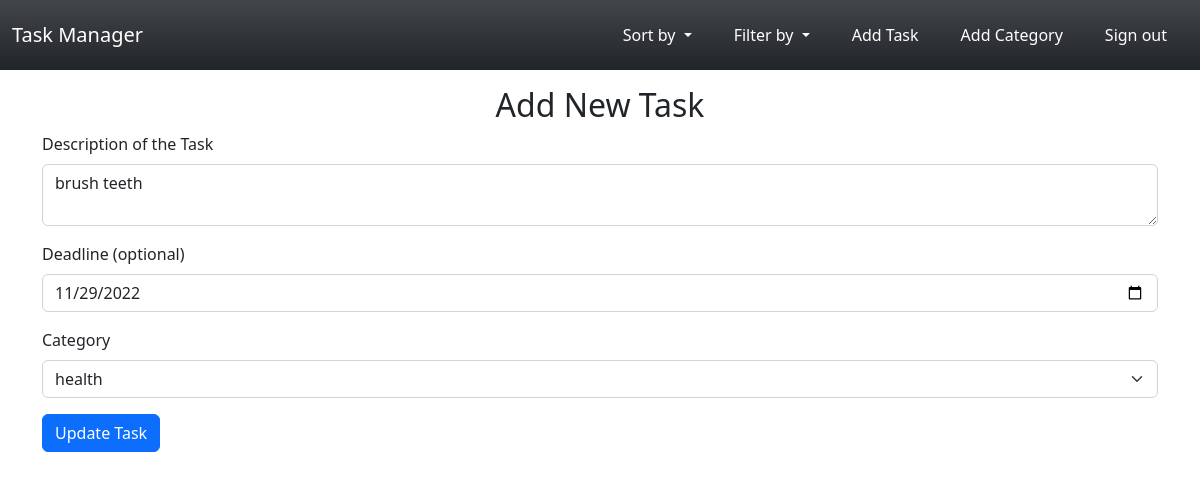
Page /update-task/17 (signed in) on the committed database.
### todo/models.py (models this page shows)
class ToDo(db.Model):
    id = db.Column(db.Integer, primary_key=True)
    description = db.Column(db.String(500))
    is_completed = db.Column(db.Boolean, default=False)
    create_date = db.Column(db.Date, default=datetime.date.today())
    deadline = db.Column(db.Date)
    category_id = db.Column(db.Integer, db.ForeignKey("category.id"))
    user_id = db.Column(db.Integer, db.ForeignKey("user.id"))

### todo/routes.py (the view)
@login_required
@app.route("/update-task/<int:task_id>", methods=["GET", "POST"])
def update_task(task_id):
    task = db.session.query(ToDo).get(task_id)
    form = CreateTaskForm()
    form.category.choices = get_categories(task.category)
    if request.method == "POST":
        if form.validate_on_submit():
            form.populate_obj(task)
            db.session.commit()
            flash("Task Updated!", "success")
        return redirect(url_for("home"))
    form.deadline.data = task.deadline
    form.category.data = task.category
    form.description.data = task.description
    return render_template("edit_task.html",
                           task_form=form,
                           task_id=task_id)

### todo/forms.py (shortened to what this page needs)
class CreateTaskForm(FlaskForm):
    description = TextAreaField("Description of the Task",
                                validators=[DataRequired()])
    category = SelectField("Category", choices=get_categories(),
                           coerce=int)
    deadline = DateField("Deadline (optional)", validators=[Optional()])
    submit = SubmitField("Create Task")

### todo/forms.py (called while the page is built)
def get_categories(current=None):
    try:
        if current:
            choices = [(category.id, category.name)
                       for category in current_user.categories
                       if category.id != current.id]
            choices = [(current.id, current.name)] + choices
        else:
            choices = [(category.id, category.name)
                       for category in current_user.categories]
        choices.append((0, ""))
        return choices
    except AttributeError:
        return 0, ""

### todo/routes.py (called while the page is built)
@login_manager.user_loader
def load_user(user_id):
    user = User.query.get(user_id)
    return user

### todo/templates/edit_task.html (shortened to what this page needs)
{% extends "index.html" %}
{% block content %}
<div class="container mt-3">
    <div class="container text-center">
        <h2>Add New Task</h2>
    </div>
    <form method="POST" action="{{ url_for('update_task', task_id=task_id) }}">
        <div class="mb-3">
            {{ task_form.description.label(class="form-label") }}
            {{ task_form.description(size=20, class="form-control") }}
        </div>
        <div class="mb-3">
            {{ task_form.deadline.label(class="form-label") }}
            {{ task_form.deadline(class="form-control") }}
        </div>
        <div class="mb-3">
            {{ task_form.category.label(class="form-label") }}
            {{ task_form.category(class="form-select") }}
        </div>
        <div class="mb-3">
            {{ task_form.submit(class="btn btn-primary", value="Update Task") }}
        </div>
    </form>
</div>
{% endblock %}

### rows in the picture
ToDo: description "brush teeth", deadline "11/29/2022", category "health"

### other values in the picture
{{ task_form.description.label(class="form-label") }} "Description of the Task"
{{ task_form.deadline.label(class="form-label") }} "Deadline (optional)"
{{ task_form.category.label(class="form-label") }} "Category"
